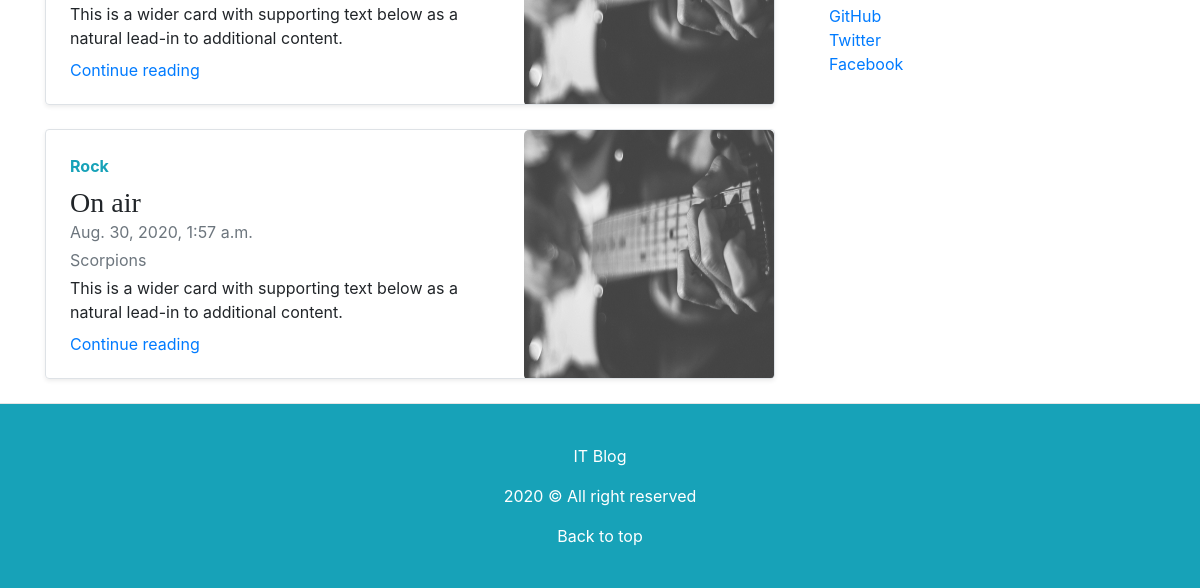
The app's page / (lower part), older data.
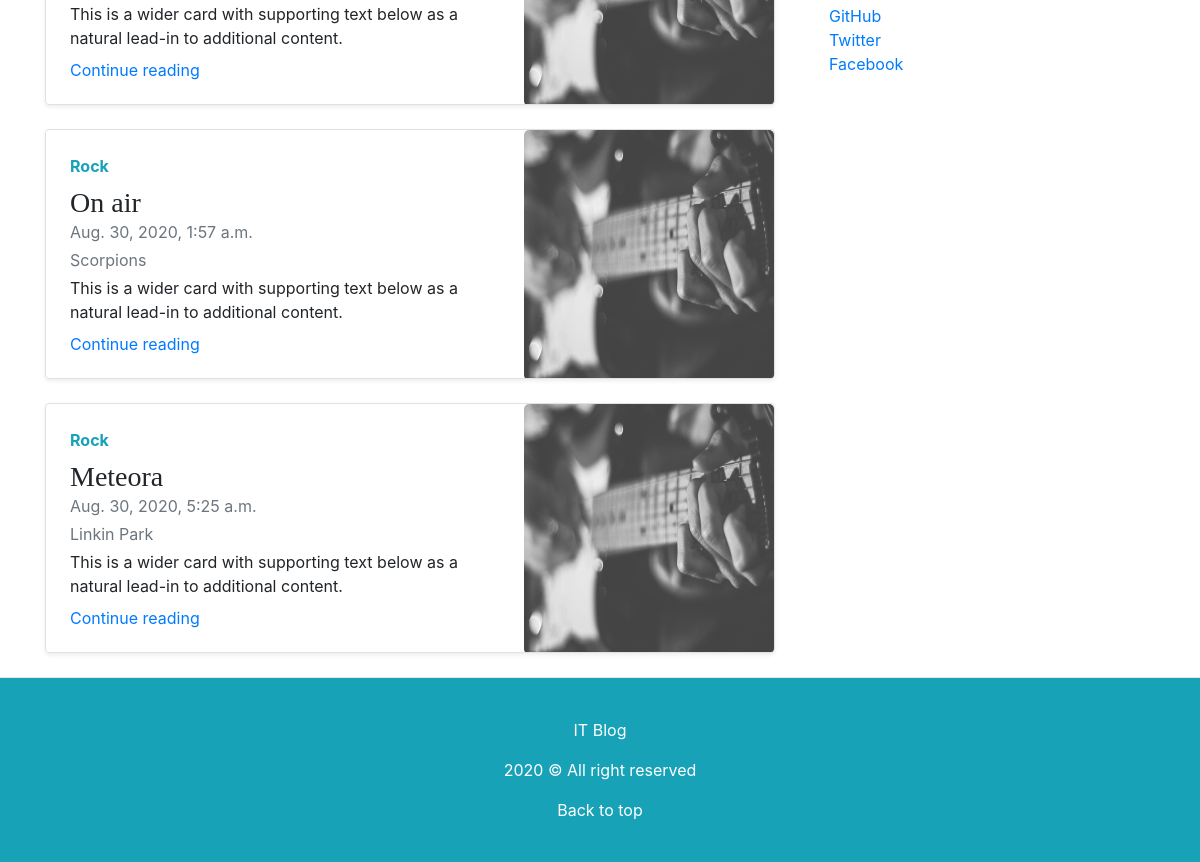
The same page, newer data.
### music/models.py (models this page shows, shortened)
class Music(models.Model):
    title = models.CharField(max_length=64, null=True)
    author = models.CharField(max_length=100, null=True)
    genre = models.CharField(max_length=64, null=True)
    artist = models.ForeignKey('auth.user', on_delete=models.CASCADE, null=True)
    body = models.TextField(null=True)
    time = models.DateTimeField(auto_now=True)

### music/views.py (the view)
# urls.py: path('', MusicListView.as_view(), name='home'),
class MusicListView(ListView):
    template_name = "home.html"
    model = Music

### templates/home.html (shortened to what this page needs)
{% extends 'base.html'%}
{% block content %}
    {% for album in object_list %}
    <div class="row no-gutters border rounded overflow-hidden flex-md-row mb-4 shadow-sm h-md-250 position-relative">
        <div class="col p-4 d-flex flex-column position-static">
            <strong class="d-inline-block mb-2 text-info">{{album.genre}}</strong>
            <h3 class="mb-0">{{album.title}}</h3>
            <div class="mb-1 text-muted">{{album.time}}</div>
            <div class="mb-1 text-muted"> {{album.author}}</div>
            <p class="card-text mb-auto">This is a wider card with supporting text below as a natural lead-in to additional content.</p>
            <a href="{% url 'detail' album.id %}" class="stretched-link">Continue reading</a>
        </div>
        <div class="col-auto d-none d-lg-block ">
            <img class="bd-placeholder-img" width="250" height="250" src="/static/img/guitar.jpg">
        </div>
    </div>
    {% endfor %}
{% endblock content %}

### templates/base.html (shortened to what this page needs)
<!DOCTYPE html>
<html lang="en">
    <head>
    {% load static%}
    <link rel="stylesheet" href="{% static 'style.css' %}" type="text/css">
    <link rel="stylesheet" href="https://stackpath.bootstrapcdn.com/bootstrap/4.5.2/css/bootstrap.min.css">
    </head>
    <body>
        <main role="main" class="container">
            <div class="row">
                <div class="col-md-8 blog-main">
                {% block content %}{% endblock content %}
                </div>
                <aside class="col-md-4 blog-sidebar">
                    <div class="p-4">
                        <ol class="list-unstyled">
                        <li><a href="#">GitHub</a></li>
                        <li><a href="#">Twitter</a></li>
                        <li><a href="#">Facebook</a></li>
                        </ol>
                    </div>
                </aside>
            </div>
        </main>
        <footer class="blog-footer bg-info text-white">
            <p>IT Blog</p>
            <p>2020 &copy All right reserved</p>
            <p>
                <a class="text-white"href="#">Back to top</a>
            </p>
        </footer>
    </body>
</html>

### static/style.css (style rules this page uses)
h1, h2, h3, h4, h5, h6 { font-family: "Playfair Display", Georgia, "Times New Roman", serif; }
.bd-placeholder-img { font-size: 1.125rem; text-anchor: middle; -webkit-user-select: none; -moz-user-select: none; -ms-user-select: none; user-select: none; }
.bd-placeholder-img { opacity: 0.8; border-radius: 5px; }
@media (min-width: 768px) { .h-md-250 { height: 250px; } }
.blog-footer { padding: 2.5rem 0; text-align: center; border-top: .05rem solid #e5e5e5; }
.blog-footer p:last-child { margin-bottom: 0; }

Row changes from the older to the newer data that the page shows:
added Music: genre "Rock", title "Meteora", time "Aug. 30, 2020, 5:25 a.m.", author "Linkin Park"
